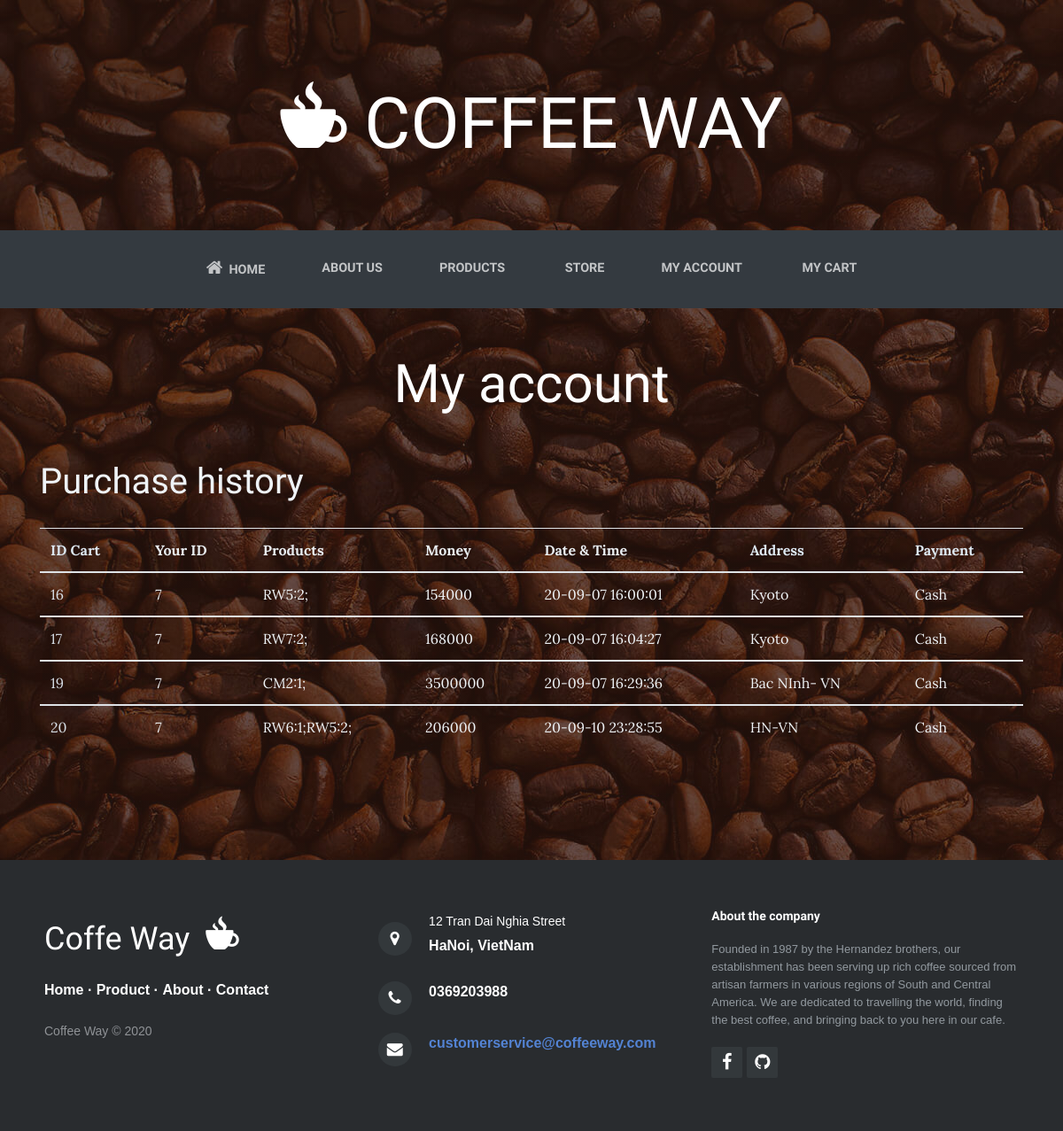
/alldeal (signed in), run on the app's committed database.
### app.py (models this page shows)
class Complete(db.Model):
    __tablename__ = 'complete'
    comid = db.Column(db.Integer, primary_key=True)
    userID = db.Column(db.String(1000))
    product_name = db.Column(db.String(100))
    total_money=db.Column(db.Integer)
    time = db.Column(db.String(100))
    address=db.Column(db.String(1000))
    payment=db.Column(db.String(100))

### app.py (the view)
@app.route('/alldeal')
def alldeal():
    lst_deal=Complete.query.filter_by(userID=current_user.get_id()).with_entities(Complete.comid,Complete.userID,Complete.product_name,Complete.total_money,Complete.time,Complete.address,Complete.payment).all()
    print("lst_deal:",lst_deal)
    return render_template("all_deal.html",alldeal=lst_deal)

### app.py (called while the page is built)
@login_manager.user_loader
def load_user(user_id):
    return User.query.get(int(user_id))

### templates/all_deal.html (shortened to what this page needs)
{% extends "base.html" %}
{% block content %}
    <h1 class="text-center text-white d-none d-lg-block site-heading"><span class="site-heading-lower"><i class="icon ion-coffee" style="font-size: 100px;"></i>&nbsp;coffee way</span></h1>
    <nav class="navbar navbar-light navbar-expand-lg bg-dark py-lg-4" id="mainNav" style="margin-bottom: 50px;">
        <div class="container">
            <div class="collapse navbar-collapse" id="navbarResponsive">
                <ul class="nav navbar-nav mx-auto">
                    <li class="nav-item" role="presentation"><a class="nav-link" href="/"><i class="fa fa-home" style="font-size: 20px;"></i>&nbsp; Home</a></li>
                    <li class="nav-item" role="presentation"><a class="nav-link" href="/about" style="color: rgba(255,255,255,0.7);">About us</a></li>
                    <li class="nav-item" role="presentation"><a class="nav-link" href="/products">Products</a></li>
                    <li class="nav-item" role="presentation"><a class="nav-link" href="/store">&nbsp;Store</a></li>
                    <li class="nav-item" role="presentation"><a class="nav-link" href="/myaccount">My account</a></li>
                    <li class="nav-item" role="presentation"><a class="nav-link" href="/MyCart">&nbsp;My Cart</a></li>
                </ul>
            </div>
        </div>
    </nav>
    <h1 style="color: #ffffff;font-family: Cookie, cursive;font-size: 60px;text-align: center;margin-bottom: 50px;">My account</h1>
    <section>
        <div>
            <div class="container">
                <div class="row" style="padding-bottom: 30px;">
                    <div class="col">
                        <h1 style="color: rgb(239,243,247);padding-bottom: 20px;">Purchase history</h1>
                        <div class="table-responsive">
                            <table class="table">
                                <thead>
                                    <tr>
                                        <th style="color: rgb(221,232,242);">ID Cart</th>
                                        <th style="color: rgb(233,238,242);">Your ID</th>
                                        <th style="color: rgb(233,238,242);">Products</th>
                                        <th style="color: rgb(233,238,242);">Money</th>
                                        <th style="color: rgb(233,238,242);">Date &amp; Time</th>
                                        <th style="color: rgb(221,232,242);">Address</th>
                                        <th style="color: rgb(221,232,242);">Payment</th>
                                    </tr>
                                </thead>
                                {% for deal in alldeal %}
                                <tbody>
                                    <tr>
                                        <td style="color: rgb(215,223,231);">{{deal[0]}}</td>
                                        <td style="color: rgb(238,242,245);">{{deal[1]}}</td>
                                        <td style="color: rgb(238,242,245);">{{deal[2]}}</td>
                                        <td style="color: rgb(238,242,245);">{{deal[3]}}</td>
                                        <td style="color: rgb(238,242,245);">{{deal[4]}}</td>
                                        <td style="color: rgb(238,242,245);">{{deal[5]}}</td>
                                        <td style="color: rgb(238,242,245);">{{deal[6]}}</td>
                                    </tr>
                                </tbody>
                                {% endfor %}
                            </table>
                        </div>
                    </div>
                </div>
            </div>
        </div>
    </section>
{% endblock %}

### data on the page
Complete: comid "16", userID "7", product_name "RW5:2;", total_money "154000", time "20-09-07 16:00:01", address "Kyoto", payment "Cash"
Complete: comid "17", userID "7", product_name "RW7:2;", total_money "168000", time "20-09-07 16:04:27", address "Kyoto", payment "Cash"
Complete: comid "19", userID "7", product_name "CM2:1;", total_money "3500000", time "20-09-07 16:29:36", address "Bac NInh- VN", payment "Cash"
Complete: comid "20", userID "7", product_name "RW6:1;RW5:2;", total_money "206000", time "20-09-10 23:28:55", address "HN-VN", payment "Cash"
